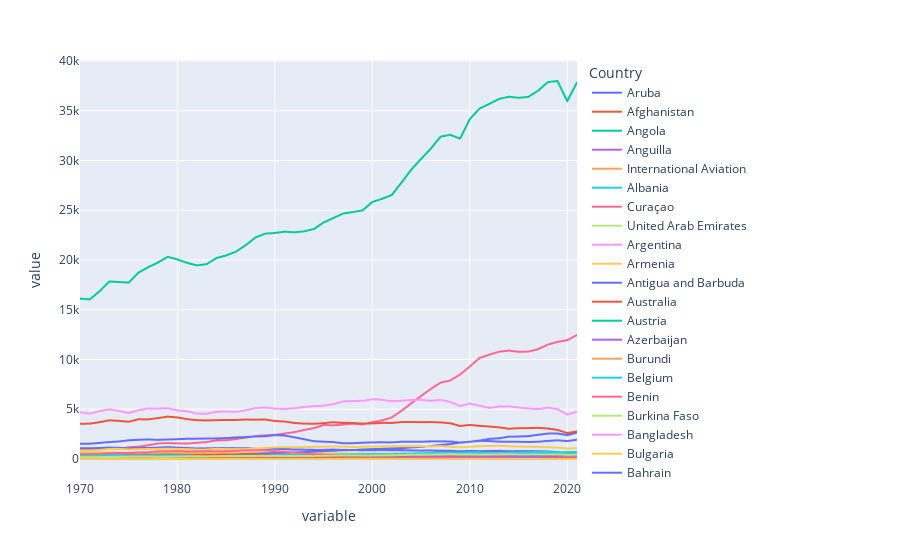

This figure's notebook cell:
### Code cell
import plotly.express as px

fig = px.line(test, x="variable", y="value", color='Country')
fig.show()
